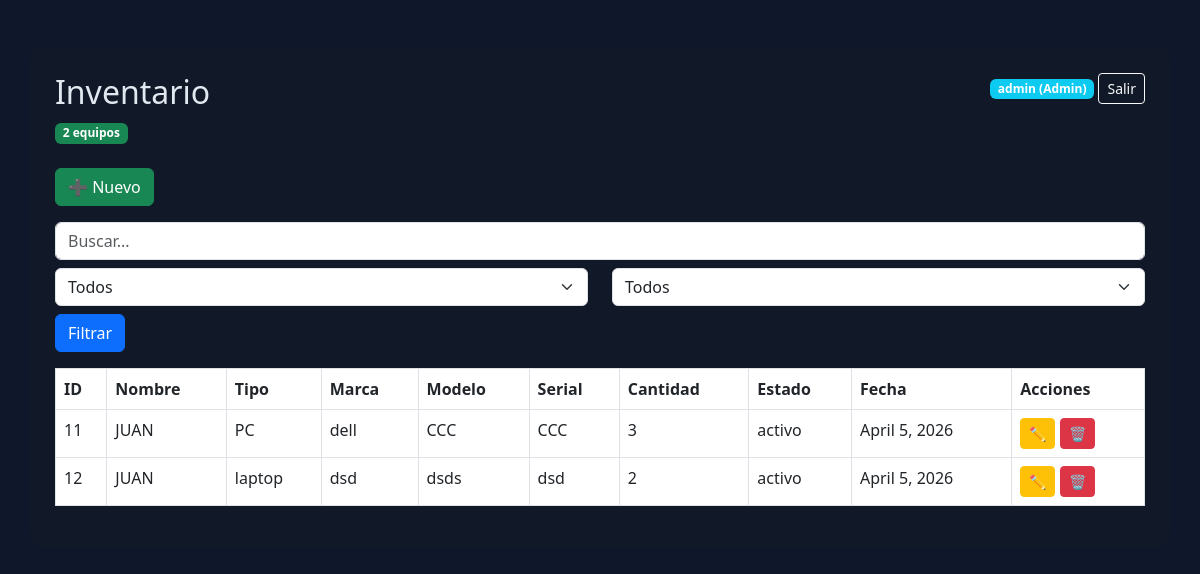
The app's page / (signed in) with its own data.
### equipos/models.py (models this page shows, shortened)
class Equipo(models.Model):
    nombre = models.CharField(max_length=100)
    tipo_equipo = models.CharField(max_length=100, default="N/A")
    marca = models.CharField(max_length=100)
    modelo = models.CharField(max_length=100, default="N/A")
    serial = models.CharField(max_length=100, default="N/A")
    cantidad = models.IntegerField(default=1)
    estado = models.CharField(max_length=50, default="activo")
    fecha_registro = models.DateField(default=date.today)
    created_at = models.DateTimeField(default=timezone.now)

### equipos/views.py (the view, shortened to what this page needs)
# urls.py: path('', views.lista, name='lista'),
@login_required
def lista(request):
    equipos = Equipo.objects.all()
    q = request.GET.get('q')
    tipo = request.GET.get('tipo_equipo')
    if tipo and tipo != "Todos":
        equipos = equipos.filter(tipo_equipo__iexact=tipo)
    estado = request.GET.get('estado')
    if estado and estado != "Todos":
        equipos = equipos.filter(estado__iexact=estado)
    return render(request, 'lista.html', {
        'equipos': equipos,
        'es_admin': es_admin(request.user)
    })

### equipos/views.py (called while the page is built)
def es_admin(user):
    return user.groups.filter(name='admin').exists()

### templates/lista.html (shortened to what this page needs)
<!DOCTYPE html>
<html lang="es">
<head>
<link href="https://cdn.jsdelivr.net/npm/bootstrap@5.3.0/dist/css/bootstrap.min.css" rel="stylesheet">
</head>
<body>
<div class="container mt-5">
<div class="d-flex justify-content-between mb-4">
    <div>
        <h2>Inventario</h2>
        <span class="badge bg-success">{{ equipos|length }} equipos</span>
    </div>
    <div>
        <span class="badge bg-info">
            {{ request.user.username }}
            ({{ es_admin|yesno:"Admin,Técnico" }})
        </span>
        <a href="/logout/" class="btn btn-outline-light btn-sm">Salir</a>
    </div>
</div>
<a href="/crear/" class="btn btn-success mb-3">➕ Nuevo</a>
<form method="GET">
<input name="q" value="{{request.GET.q}}" placeholder="Buscar..." class="form-control mb-2">
<div class="row mb-2">
<div class="col">
<select name="tipo_equipo" class="form-select">
    <option value="Todos">Todos</option>
</select>
</div>
<div class="col">
<select name="estado" class="form-select">
    <option value="Todos">Todos</option>
</select>
</div>
</div>
<button class="btn btn-primary">Filtrar</button>
</form>
<table class="table table-bordered mt-3">
<thead>
<tr>
<th>ID</th>
<th>Nombre</th>
<th>Tipo</th>
<th>Marca</th>
<th>Modelo</th>
<th>Serial</th>
<th>Cantidad</th>
<th>Estado</th>
<th>Fecha</th>
{% if es_admin %}<th>Acciones</th>{% endif %}
</tr>
</thead>
<tbody>
{% for e in equipos %}
<tr>
<td>{{e.id}}</td>
<td>{{e.nombre}}</td>
<td>{{e.tipo_equipo}}</td>
<td>{{e.marca}}</td>
<td>{{e.modelo}}</td>
<td>{{e.serial}}</td>
<td>{{e.cantidad}}</td>
<td>{{e.estado}}</td>
<td>{{e.fecha_registro}}</td>
{% if es_admin %}
<td>
<a href="/editar/{{e.id}}" class="btn btn-warning btn-sm">✏️</a>
<a href="/eliminar/{{e.id}}" class="btn btn-danger btn-sm">🗑</a>
</td>
{% endif %}
</tr>
{% empty %}
<tr>
<td colspan="10" class="text-center">No hay resultados</td>
</tr>
{% endfor %}
</tbody>
</table>
</div>
</body>
</html>

### templates/lista.html (style rules this page uses)
body { background:#0f172a; color:#e2e8f0; }
.container { background:#111827; padding:25px; border-radius:12px; }
.table thead { background:#1f2937; }

### records on screen
Equipo: id "11", nombre "JUAN", tipo_equipo "PC", marca "dell", modelo "CCC", serial "CCC", cantidad "3", estado "activo", fecha_registro "April 5, 2026"
Equipo: id "12", nombre "JUAN", tipo_equipo "laptop", marca "dsd", modelo "dsds", serial "dsd", cantidad "2", estado "activo", fecha_registro "April 5, 2026"

### other values on screen
{{ equipos|length }} "2"
{{ request.user.username }} "admin"
{{ es_admin|yesno:"Admin,Técnico" }} "Admin"
